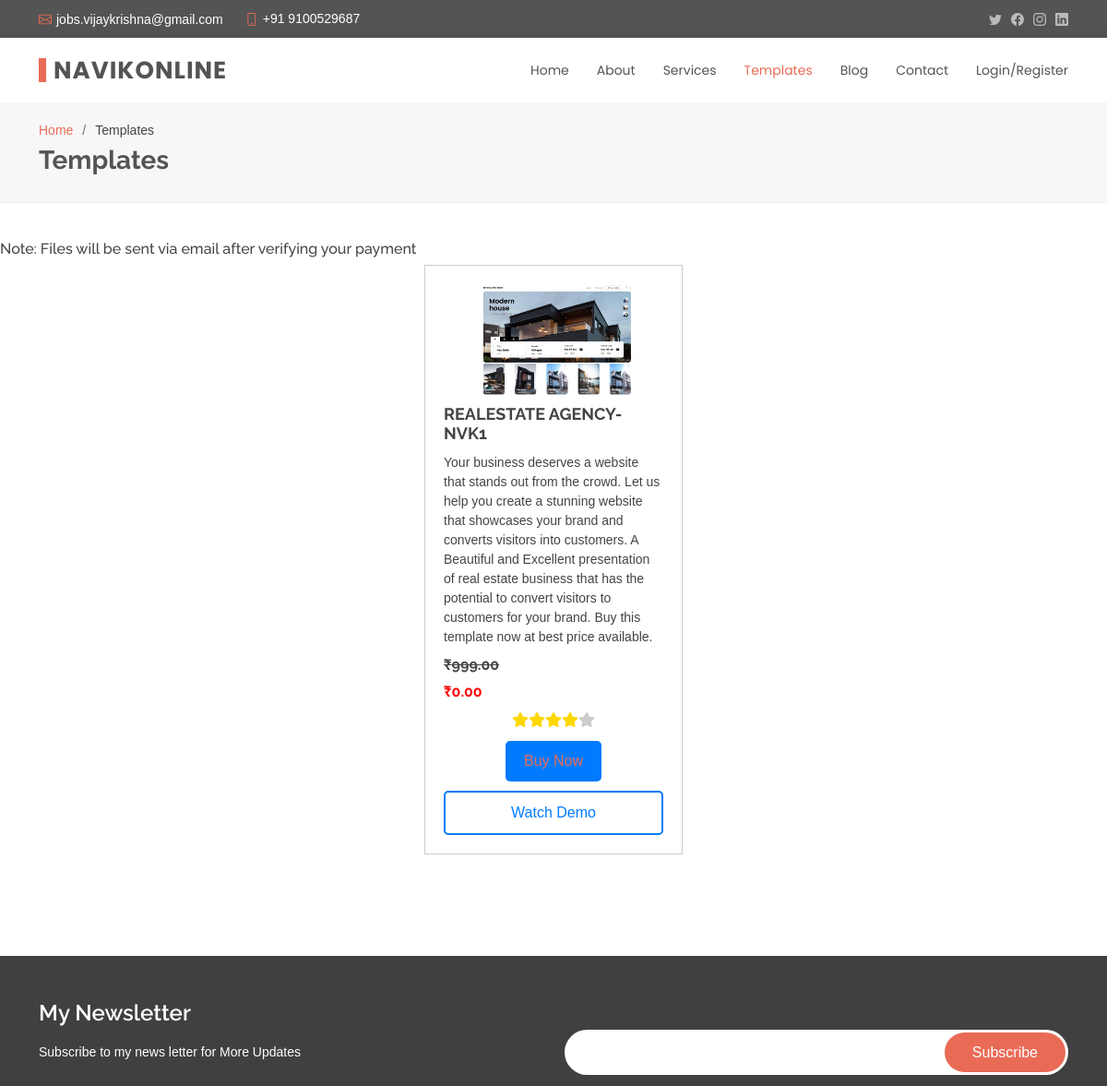
The app's page /Templates/ (upper part), older data.
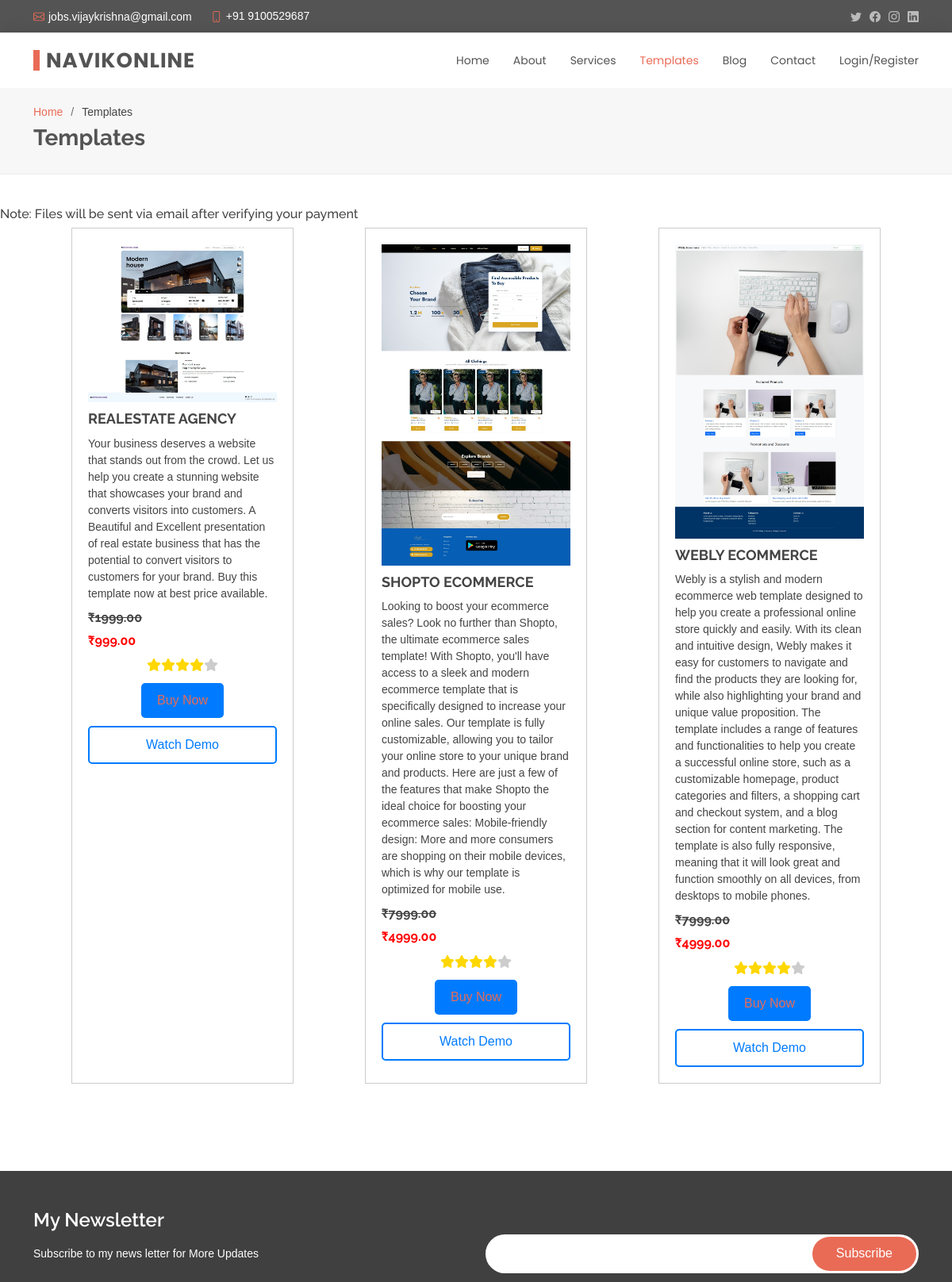
The same page, newer data.
### myapp/models.py (models this page shows, shortened)
class Product(models.Model):
    name = models.CharField(max_length=255)
    description = models.TextField()
    price_actual = models.DecimalField(max_digits=10, decimal_places=2)
    discounted_price = models.DecimalField(max_digits=10, decimal_places=2, null=True, blank=True)
    avg_rating = models.FloatField(default=0)
    product_image = models.ImageField(upload_to='product_images/')
    demo_link = models.URLField(null=True, blank=True)
    product_category = models.ForeignKey(ProductCategory, on_delete=models.CASCADE)
    date_added = models.DateTimeField(auto_now_add=True)
    class Meta:
        verbose_name = "Product"
        verbose_name_plural = "Products"

### myapp/views.py (the view)
# urls.py: path('Templates/', views.pages.Templates, name = 'Templates'),
    @staticmethod
    def Templates(request):
        p1 = Product.objects.all()
        context = {'products': p1}
        return render(request, 'templates/pages/Templates.html', context)

### templates/pages/Templates.html (shortened to what this page needs)
{% load static %}
<!DOCTYPE html>
<html lang="en">
<head>
  <link rel="stylesheet" href="https://cdnjs.cloudflare.com/ajax/libs/font-awesome/6.4.0/css/all.min.css" />
  <link href="{% static 'assets/vendor/animate.css/animate.min.css' %}" rel="stylesheet">
  <link href="{% static 'assets/vendor/bootstrap/css/bootstrap.min.css' %}" rel="stylesheet">
  <link href="{% static 'assets/vendor/bootstrap-icons/bootstrap-icons.css' %}" rel="stylesheet">
  <link href="{% static 'assets/vendor/boxicons/css/boxicons.min.css' %}" rel="stylesheet">
  <link href="{% static 'assets/vendor/glightbox/css/glightbox.min.css' %}" rel="stylesheet">
  <link href="{% static 'assets/vendor/swiper/swiper-bundle.min.css' %}" rel="stylesheet">
  <link href="{% static 'assets/css/style.css' %}" rel="stylesheet">
  <link href="{% static 'assets/css/style_product.css' %}" rel="stylesheet">
</head>
<body>
  <section id="topbar" class="d-flex align-items-center">
    <div class="container d-flex justify-content-center justify-content-md-between">
      <div class="contact-info d-flex align-items-center">
        <i class="bi bi-envelope d-flex align-items-center"><a href="mailto:jobs.vijaykrishna@gmail.com">jobs.vijaykrishna@gmail.com</a></i>
        <i class="bi bi-phone d-flex align-items-center ms-4"><span>+91 9100529687</span></i>
      </div>
      <div class="social-links d-none d-md-flex align-items-center">
        <a href="#" class="twitter"><i class="bi bi-twitter"></i></a>
        <a href="#" class="facebook"><i class="bi bi-facebook"></i></a>
        <a href="#" class="instagram"><i class="bi bi-instagram"></i></a>
        <a href="#" class="linkedin"><i class="bi bi-linkedin"></i></i></a>
      </div>
    </div>
  </section>
  <header id="header" class="d-flex align-items-center">
    <div class="container d-flex justify-content-between align-items-center">
      <div class="logo">
        <h1><a href="/">NavikOnline</a></h1>
      </div>
      <nav id="navbar" class="navbar">
        <ul>
          {% if user.is_authenticated %}
          <li><a  href="/">Home</a></li>
          <li><a href="{% url 'blog' %}">Blog</a></li>
          <li><a class="active" href="{% url 'Templates' %}">Templates</a></li>
          <li><a href="{% url 'logout' %}">Logout</a></li>
          {% else %}
          <li><a href="/">Home</a></li>
          <li><a href="{% url 'about' %}" >About</a></li>
          <li><a href="{% url 'services' %}">Services</a></li>
          <li><a class="active" href="{% url 'Templates' %}">Templates</a></li>
          <li><a href="{% url 'blog' %}">Blog</a></li>
          <li><a href="{% url 'contact' %}">Contact</a></li>
          <li><a href="{% url 'register' %}">Login/Register</a></li>
          {% endif %}
        </ul>
      </nav>
    </div>
  </header>
  <main id="main">
    <section id="breadcrumbs" class="breadcrumbs">
      <div class="container">
        <ol>
          <li><a href="/">Home</a></li>
          <li>Templates</li>
        </ol>
        <h2>Templates</h2>
      </div>
    </section>
    <section id="portfolio" class="portfolio">
    <h6>Note: Files will be sent via email after verifying your payment</h6>
      <div class="gallery">
        {% for product in products%}
        <div class="content">
            <img src="{{product.product_image.url}}" alt="shoes image">
            <h3>{{product.name}}</h3>
            <p>{{product.description}} </p>
            <h6 ><strike style="text-decoration: line-through;">₹{{product.price_actual}}</strike></h6>
            <h6 style="color:red;">₹{{product.discounted_price}}</h6>
            <ul>
                <li><i class="fa fa-star checked"></i></li>
                <li><i class="fa fa-star checked"></i></li>
                <li><i class="fa fa-star checked"></i></li>
                <li><i class="fa fa-star checked"></i></li>
                <li><i class="fa fa-star"></i></li>
            </ul>
            <button type="submit" class="buy-btn"><a class="buy-link" href="https://pmny.in/2IpogUnpE0NZ">Buy Now</a></button>
            <a href="{{product.demo_link}}" class="demo-link">Watch Demo</a>
        </div>
        {% endfor %}
    </div>
    </section>
  </main>
  <footer id="footer">
    <div class="footer-newsletter">
      <div class="container">
        <div class="row">
          <div class="col-lg-6">
            <h4>My Newsletter</h4>
            <p>Subscribe to my news letter for More Updates</p>
          </div>
          <div class="col-lg-6">
            <form action="" method="post">
              <input type="email" name="email"><input type="submit" value="Subscribe">
            </form>
          </div>
        </div>
      </div>
    </div>
  </footer>
</body>
</html>

### static/assets/css/style.css (style rules this page uses)
body { font-family: "Open Sans", sans-serif; color: #444444; }
a { color: #e96b56; text-decoration: none; }
h1, h2, h3, h4, h5, h6 { font-family: "Raleway", sans-serif; }
#topbar { background: #545454; padding: 10px 0; font-size: 14px; }
#topbar .contact-info i { font-style: normal; color: #e96b56; }
#topbar .contact-info i a, #topbar .contact-info i span { padding-left: 5px; color: #fff; }
#topbar .contact-info i a { line-height: 0; transition: 0.3s; }
#topbar .social-links a { color: #bababa; line-height: 0; transition: 0.3s; margin-left: 10px; }
#header { height: 70px; transition: all 0.5s; z-index: 997; transition: all 0.5s; background: #fff; box-shadow: 0px 0px 20px 0px rgba(0, 0, 0, 0.1); }
#header .logo h1 { font-size: 26px; padding: 0 0 0 8px; margin: 11px 0; line-height: 1; font-weight: 700; letter-spacing: 1px; text-transform: uppercase; font-family: "Poppins", sans-serif; border-left: 8px solid #e96b56; }
#header .logo h1 a, #header .logo h1 a:hover { color: #545454; text-decoration: none; }
.navbar { padding: 0; }
.navbar ul { margin: 0; padding: 0; display: flex; list-style: none; align-items: center; }
.navbar li { position: relative; }
.navbar a, .navbar a:focus { display: flex; align-items: center; justify-content: space-between; padding: 10px 0 10px 30px; font-family: "Poppins", sans-serif; font-size: 14px; color: #545454; white-space: nowrap; transition: 0.3s; }
.navbar a:hover, .navbar .active, .navbar .active:focus, .navbar li:hover>a { color: #e96b56; }
section { padding: 0 0 80px 0; }
.breadcrumbs { padding: 20px 0 20px 0; background: #f7f7f7; border-bottom: 1px solid #ededed; margin-bottom: 40px; }
.breadcrumbs h2 { font-size: 28px; font-weight: 700; color: #545454; }
.breadcrumbs ol { display: flex; flex-wrap: wrap; list-style: none; padding: 0 0 5px 0; margin: 0; font-size: 14px; }
.breadcrumbs ol li+li { padding-left: 10px; }
.breadcrumbs ol li+li::before { display: inline-block; padding-right: 10px; color: #6e6e6e; content: "/"; }
#footer { background: #404040; padding: 0 0 30px 0; color: #fff; font-size: 14px; }
#footer .footer-newsletter { padding: 50px 0; background: #404040; }
#footer .footer-newsletter h4 { font-size: 24px; margin: 0 0 20px 0; padding: 0; line-height: 1; font-weight: 600; }
#footer .footer-newsletter form { margin-top: 30px; background: #fff; padding: 6px 10px; position: relative; border-radius: 50px; }
#footer .footer-newsletter form input[type=email] { border: 0; padding: 8px; width: calc(100% - 140px); }
#footer .footer-newsletter form input[type=submit] { position: absolute; top: 0; right: 0; bottom: 0; border: 0; background: none; font-size: 16px; padding: 0 30px; margin: 3px; background: #e96b56; color: #fff; transition: 0.3s; border-radius: 50px; }

### static/assets/css/style_product.css (style rules this page uses)
body { font-family: Arial, sans-serif; font-size: 16px; }
.gallery { max-width: 1200px; margin: 0 auto; display: flex; flex-wrap: wrap; justify-content: space-evenly; }
.content { width: calc(25% - 20px); margin-bottom: 30px; box-sizing: border-box; padding: 20px; border: 1px solid #ccc; }
.content img { display: block; width: 100%; height: auto; margin-bottom: 10px; }
.content h3 { margin: 0; font-size: 18px; font-weight: bold; text-transform: uppercase; }
.content p { margin: 10px 0; font-size: 14px; line-height: 1.5; }
.content h6 { margin: 10px 0; font-size: 16px; font-weight: bold; }
.content ul { margin: 10px 0 0 0; padding: 0; list-style: none; display: flex; justify-content: center; }
.content ul li .fa-star.checked { color: gold; }
.content ul li .fa-star { color: #ccc; }
.buy-btn { display: block; margin: 10px auto 0; padding: 10px 20px; background-color: #007bff; color: #fff; border: none; border-radius: 5px; cursor: pointer; transition: all 0.3s ease-in-out; }
.demo-link { display: block; margin-top: 10px; color: #007bff; text-align: center; text-decoration: none; border: 2px solid #007bff; border-radius: 5px; padding: 10px 20px; transition: all 0.3s ease-in-out; }

Row changes from the older to the newer data that the page shows:
changed Product: product_image: a different picture; name "REALESTATE AGENCY-NVK1" → "REALESTATE AGENCY"; price_actual "999.00" → "1999.00"; discounted_price "0.00" → "999.00"
added Product: product_image (picture), name "SHOPTO ECOMMERCE", description "Looking to boost your ecommerce sales? Look no further than Shopto, the ultimate ecommerce sales template! With Shopto, you'll have access to a sleek and modern ecommerce template that is specifically designed to increase your online sales. Our template is fully customizable, allowing you to tailor your online store to your unique brand and products. Here are just a few of the features that make Shopto the ideal choice for boosting your ecommerce sales: Mobile-friendly design: More and more consumers are shopping on their mobile devices, which is why our template is optimized for mobile use.", price_actual "7999.00", discounted_price "4999.00"
added Product: product_image (picture), name "WEBLY ECOMMERCE", description "Webly is a stylish and modern ecommerce web template designed to help you create a professional online store quickly and easily. With its clean and intuitive design, Webly makes it easy for customers to navigate and find the products they are looking for, while also highlighting your brand and unique value proposition. The template includes a range of features and functionalities to help you create a successful online store, such as a customizable homepage, product categories and filters, a shopping cart and checkout system, and a blog section for content marketing. The template is also fully responsive, meaning that it will look great and function smoothly on all devices, from desktops to…", price_actual "7999.00", discounted_price "4999.00"
